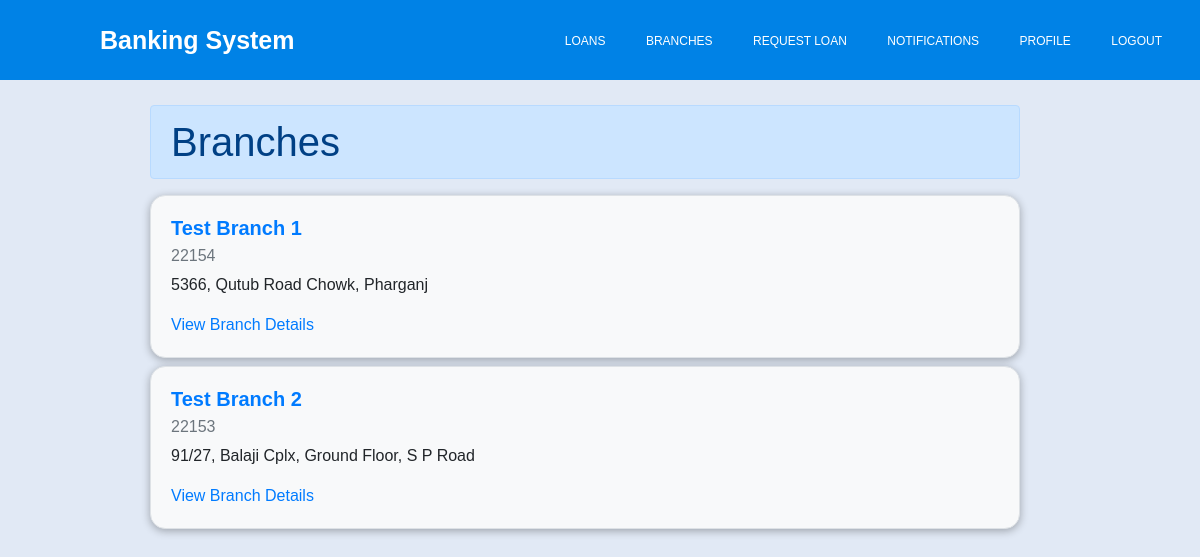
Screenshot of /branches with the database file from the repository.
### bank_management/models.py (models this page shows, shortened)
class Branch(models.Model):
    name = models.CharField(max_length=100)
    address = models.CharField(max_length=200)
    code = models.CharField(max_length=10, unique=True)
    class Meta:
        verbose_name_plural = 'Branches'

### bank_management/views.py (the view)
# urls.py: path("branches",branches,name='branches'),
def branches(request):
    branches = Branch.objects.all()
    context = {
        "branches":branches
    }
    return render(request, "branches.html",context)

### banking_system/templates/branches.html
{% extends 'base.html' %} {% block content %}
<div class="row mt-2" style="width: 100%">
  <div class="col">
    <h1
      class="mt-2 alert alert-primary"
      style="margin-right: 150px; margin-left: 150px"
    >
      Branches
    </h1>
    {% for branch in branches %}
    <div
      class="card mt-2"
      style="
        background-color: #f8f9fa;
        border: 1px solid #dee2e6;
        border-radius: 0.95rem;
        box-shadow: 0 0.125rem 0.5rem rgba(0, 0, 0, 0.3);
        margin-right: 150px;
        margin-left: 150px;
      "
    >
      <div class="card-body">
        <h5
          class="card-title"
          style="color: #007bff; font-size: 1.25rem; font-weight: bold"
        >
          {{branch.name}}
        </h5>
        <h6 class="card-subtitle mb-2 text-muted">{{branch.code}}</h6>
        <p class="card-text">{{branch.address}}</p>
        <a href="{% url 'branch-detail' branch.id %}" class="card-link"
          >View Branch Details</a
        >
      </div>
    </div>
    {% endfor %}
  </div>
</div>
{% endblock content %}

### banking_system/static/navbar.css (style rules this page uses)
* { margin: 0; padding: 0; text-decoration: none; list-style: none; box-sizing: border-box; }
body { font-family: sans-serif; }

### rows the page displays
Branch: name "Test Branch 1", code "22154", address "5366, Qutub Road Chowk, Pharganj"
Branch: name "Test Branch 2", code "22153", address "91/27, Balaji Cplx, Ground Floor, S P Road"
